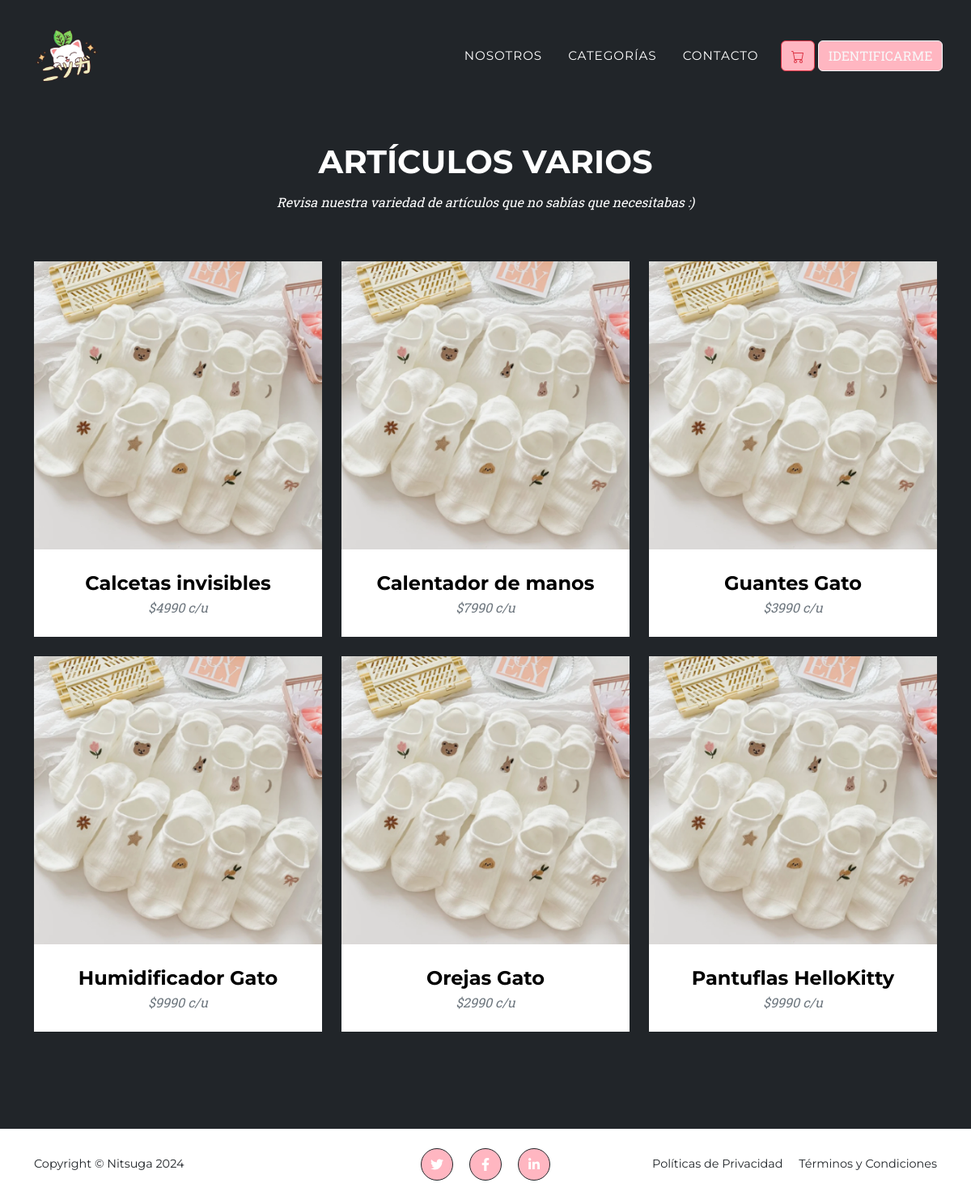
The page /categorias/2/ on the database its author committed.
### app/models.py (models this page shows, shortened)
class Producto(models.Model):
    nombre = models.CharField(max_length=50)
    precio = models.IntegerField()
    descripcion = models.TextField()
    marca = models.ForeignKey(Marca, default="None", on_delete=models.PROTECT)
    colores = models.ForeignKey(Colores, default="None", on_delete=models.PROTECT)
    disponible = models.BooleanField()
    condicion = models.ForeignKey(Condicion, default="None", on_delete=models.PROTECT)
    categoria = models.ForeignKey(Categoria, default="None", on_delete=models.PROTECT)

### app/views.py (the view)
# urls.py: path('categorias/2/', art_varios, name="art_varios"),
def art_varios(request):
    productos = Producto.objects.filter(categoria=2)
    data = {
        'productos' : productos
    }
    return render(request, 'app/art_varios.html', data)

### app/templates/app/art_varios.html (shortened to what this page needs)
{% extends 'app/base.html' %}
{% load static %}
{% block contenido %}
<section class="page-section bg-dark text-white mb-0" id="portfolio">
    <div class="container">
        <div class="text-center">
            <h2 class="section-heading text-uppercase">Artículos Varios</h2>
            <h3 class="subtitle-category section-subheading">Revisa nuestra variedad de artículos que no sabías que necesitabas :)</h3>
        </div>
        <div class="row">
            {% for p in productos %}
            <div class="col-lg-4 col-sm-6 mb-4">
                <div class="portfolio-item">
                    <a class="portfolio-link" onclick="mostrarDetalleProducto('{{ p.id }}', '{{ p.nombre }}', '{{ p.descripcion }}', '{{ p.precio }}')">
                        <img class="img-fluid" src="{% static 'app/assets/img/portfolio/art_varios/calcetas.png' %}" alt="..." />
                    </a>
                    <div class="portfolio-caption">
                        <div class="portfolio-caption-heading">{{ p.nombre }}</div>
                        <div class="portfolio-caption-subheading text-muted">${{ p.precio }} c/u</div>
                    </div>
                </div>
            </div>
            {% endfor %}
        </div>
    </div>
</section>
{% endblock %}

### rows shown on the page
Producto: nombre "Calcetas invisibles", precio "4990"
Producto: nombre "Calentador de manos", precio "7990"
Producto: nombre "Guantes Gato", precio "3990"
Producto: nombre "Humidificador Gato", precio "9990"
Producto: nombre "Orejas Gato", precio "2990"
Producto: nombre "Pantuflas HelloKitty", precio "9990"
